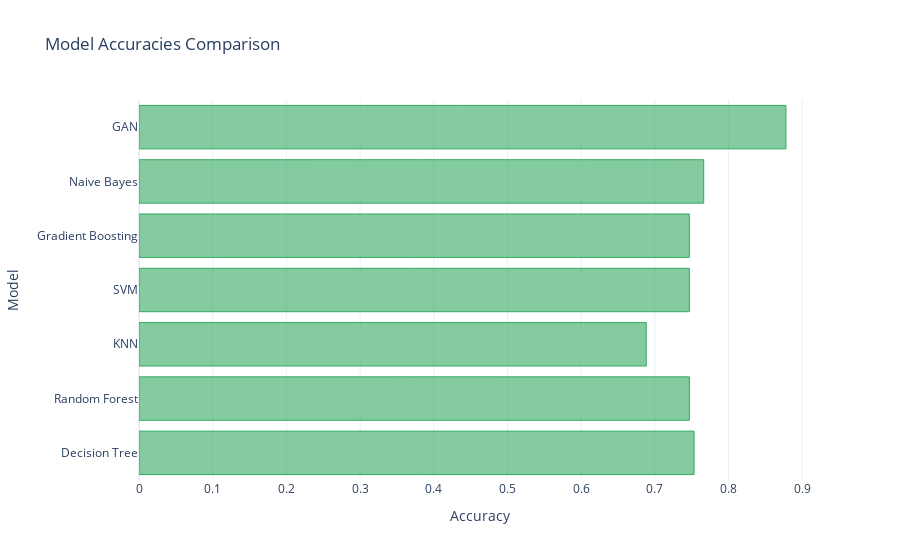

Notebook cell for this chart:
### Code cell
import plotly.graph_objects as go

# Model names and their accuracies
model_names = ['Decision Tree', 'Random Forest', 'KNN', 'SVM', 'Gradient Boosting', 'Naive Bayes','GAN']
accuracies = [dt_acc, rf_acc, knn_acc, svc_acc, gb_acc, nb_acc,acc_gan_cv]

# Create a horizontal bar chart
fig = go.Figure(go.Bar(
    x=accuracies,
    y=model_names,
    orientation='h',
    marker=dict(color='rgba(50, 171, 96, 0.6)', line=dict(color='rgba(50, 171, 96, 1.0)', width=1))
))

# Update layout for better look
fig.update_layout(
    title='Model Accuracies Comparison',
    xaxis=dict(title='Accuracy'),
    yaxis=dict(title='Model'),
    template='plotly_white'
)

### Figure 1 — Plotly figure (JSON) as saved in the notebook; plotly's stock layout.template omitted (floating-point values rounded to 4 significant figures)
{"data": [{"marker": {"color": "rgba(50, 171, 96, 0.6)", "line": {"color": "rgba(50, 171, 96, 1.0)", "width": 1}}, "orientation": "h", "type": "bar", "x": [0.7532, 0.7468, 0.6883, 0.7468, 0.7468, 0.7662, 0.8779], "y": ["Decision Tree", "Random Forest", "KNN", "SVM", "Gradient Boosting", "Naive Bayes", "GAN"]}], "layout": {"title": {"text": "Model Accuracies Comparison"}, "xaxis": {"title": {"text": "Accuracy"}}, "yaxis": {"title": {"text": "Model"}}}}
